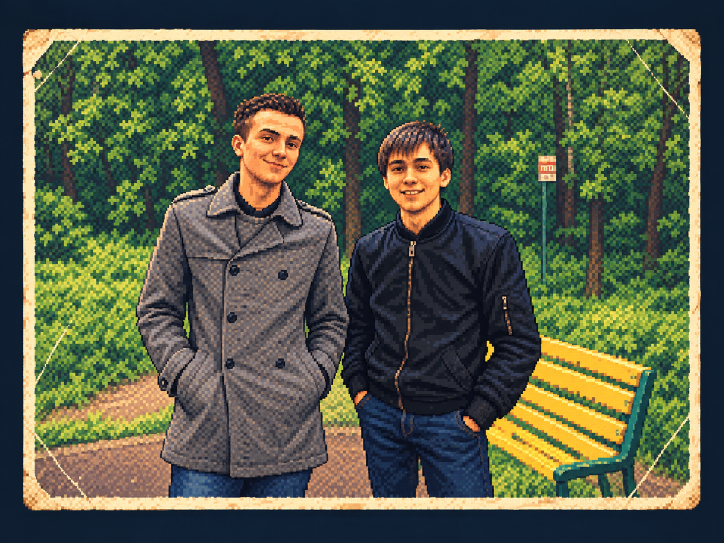
#> input picture assets/Ретро-фотография в пиксельном парке.png, 1448 x 1086 px (shown at 1/2 size)
$ python prepare_media.py
#> lines starting #> are read from the running program, lines starting #| are printed output that depends on the picture
"""Prepare game media from the original assets.

Rules honoured here:
  * originals in assets/ are never modified;
  * every derivative lands in public/media/ with a stable, ASCII file name;
  * pixel art keeps nearest-neighbour geometry (no smoothing, no stretch);
  * the profile portrait is a pure crop of the provided illustration, so the
    face is never redrawn or "improved" by a generator.

Run: .tools\\venv\\Scripts\\python.exe tools\\prepare_media.py
"""
from pathlib import Path
import json

from PIL import Image

ROOT = Path(__file__).resolve().parent.parent
ASSETS = ROOT / "assets"
OUT = ROOT / "public" / "media"
OUT.mkdir(parents=True, exist_ok=True)

# Screen map: source file -> (output stem, max width, optional crop in % (l, t, r, b))
PLAN = [
    ("Ретро-фотография в пиксельном парке.png", "park-friends", 1200, None),
    ("Пиксельные одноклассники в солнечном классе.png", "classroom", 1200, None),
    ("Ночная игровая комната в стиле ретро.png", "night-room-retro", 1200, None),
    ("Ночная пиксельная игровая уютная комната.png", "night-room-cozy", 1200, None),
    ("Тёплый семейный портрет в пиксель-арте(2).png", "family-portrait", 1200, None),
    ("Пиксельный геймер с лисой чашкой.png", "gamer-full", 1200, None),
    # Head-and-shoulders crop for the RPG character profile. The face blob in the
    # source sits around x 47% / y 42% and covers ~30% x 39% of the frame, so this
    # window keeps the whole head plus shoulders and a safety margin of hair.
    ("Пиксельный геймер с лисой чашкой.png", "portrait-ilyuha", 1000, (20.0, 8.0, 76.0, 64.0)),
]


def edge_stats(im: Image.Image, band: int = 4):
    """Detect whether the artwork already carries a painted border/vignette."""
    w, h = im.size
    px = im.convert("RGB").load()
    rows = []
    for y in (band // 2, h // 2):
        line = [px[x, y] for x in range(0, w, 7)]
        rows.append(sum(sum(c) / 3 for c in line) / len(line))
    edge = (rows[0] + rows[1]) / 2
    inner = 0
    cnt = 0
    for y in range(h // 3, 2 * h // 3, 5):
        for x in range(w // 3, 2 * w // 3, 5):
            inner += sum(px[x, y]) / 3
            cnt += 1
    return {"edge_luma": round(edge, 1), "inner_luma": round(inner / cnt, 1)}


def main():
    manifest = []
    for src_name, stem, max_w, crop in PLAN:
        src = ASSETS / src_name
        if not src.exists():
            raise SystemExit(f"missing asset: {src}")
        im = Image.open(src).convert("RGB")
#> im is the input picture: PIL image 1448x1086 RGB; mean R, G, B 86.5, 94.1, 71.7
        original_size = im.size
#> original_size = (1448, 1086)

        if crop:
            l, t, r, b = crop
            w, h = im.size
            box = (round(w * l / 100), round(h * t / 100), round(w * r / 100), round(h * b / 100))
            im = im.crop(box)

        if im.width > max_w:
            nh = round(im.height * max_w / im.width)
#> nh = 900
            im = im.resize((max_w, nh), Image.Resampling.NEAREST)
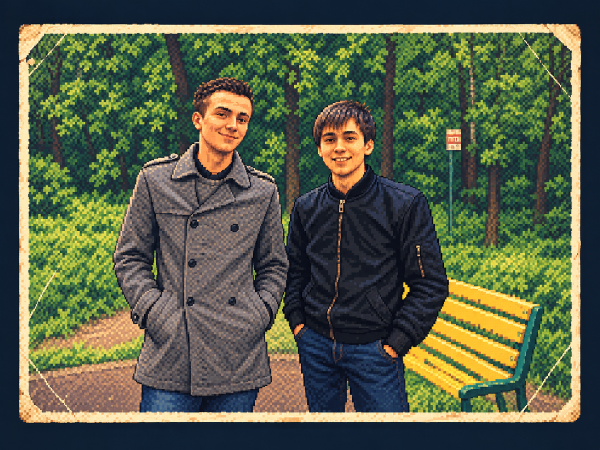
#> im: PIL image 1200x900 RGB (shown at 1/2 size); mean R, G, B 86.4, 94.1, 71.6

        webp_path = OUT / f"{stem}.webp"
        im.save(webp_path, format="WEBP", quality=90, method=6)

        stats = edge_stats(Image.open(src).convert("RGB"))
#> in edge_stats, `w, h = im.size`: w = 1448; h = 1086
#> the loop in edge_stats, `for y in (band // 2, h // 2):` made 2 passes
#> y on passes 1 to 2: 2, 543
#> after the loop in edge_stats, `for y in (band // 2, h // 2):`: rows = [32.39, 80.09]
#> in edge_stats, `edge = (rows[0] + rows[1]) / 2`: edge = 56.24
#> after the loop in edge_stats, `for y in range(h // 3, 2 * h // 3, 5):`: cnt = 7081; inner = 490232.7
#> stats = {'edge_luma': 56.2, 'inner_luma': 69.2}
        manifest.append({
            "stem": stem,
            "source": f"assets/{src_name}",
            "width": im.width,
            "height": im.height,
            "aspect": round(im.width / im.height, 4),
            "crop_pct": crop,
            "original_size": list(original_size),
#> (the run stopped early here; a loop or call above may not have finished)

$ run again, with assets/Ретро-пиксельный семейный праздник.png copied over assets/Ретро-фотография в пиксельном парке.png
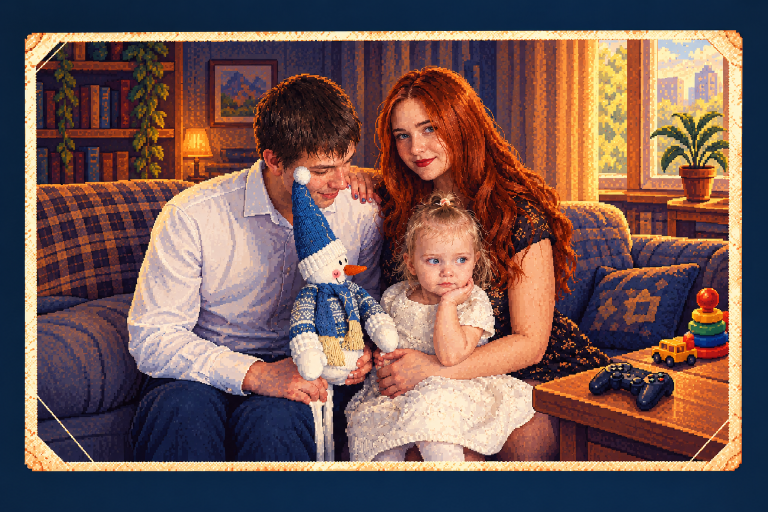
#> input picture assets/Ретро-пиксельный семейный праздник.png, 1536 x 1024 px (shown at 1/2 size)
#> in main, im is the input picture: PIL image 1536x1024 RGB; mean R, G, B 114.8, 88.2, 83.5
#> in main, `im = im.resize((max_w, nh), Image.Resampling.NEAREST)`:
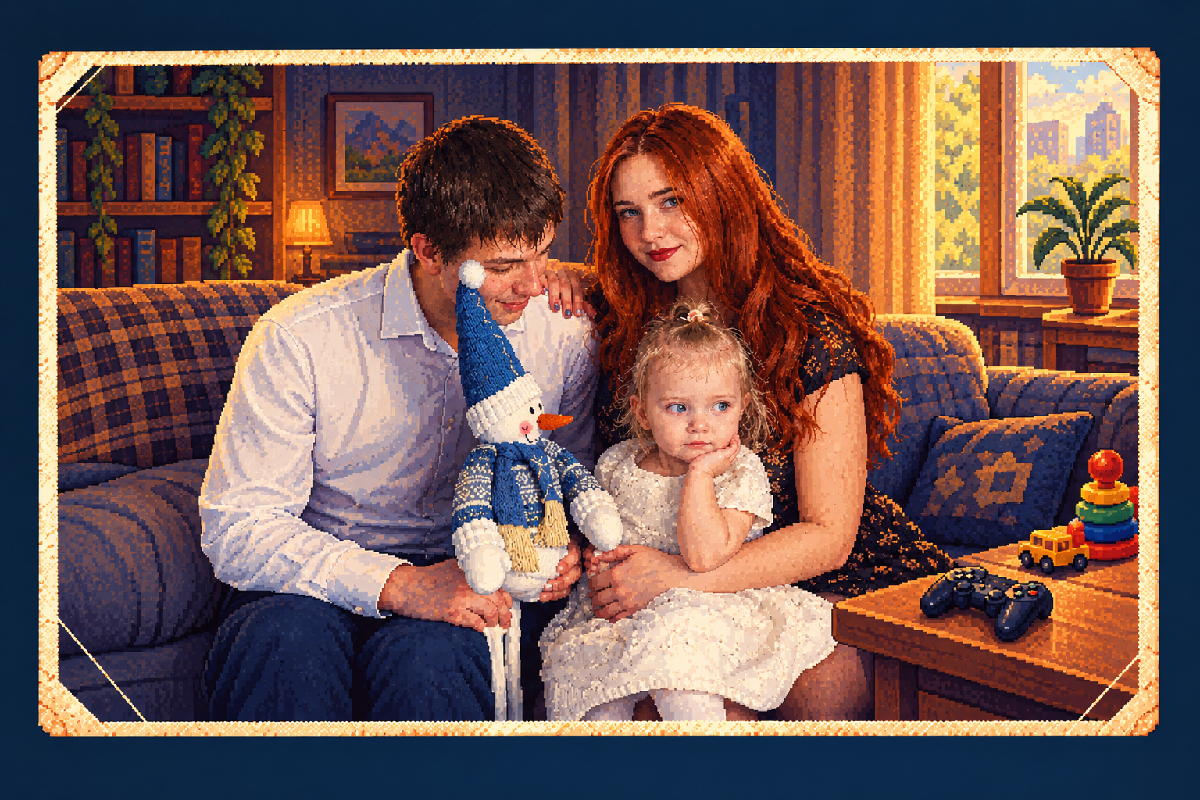
#> im: PIL image 1200x800 RGB; mean R, G, B 114.8, 88.1, 83.5
#> w = 1536; h = 1024
#> the loop in edge_stats, `for y in (band // 2, h // 2):` made 2 passes
#> y on passes 1 to 2: 2, 512
#> after the loop in edge_stats, `for y in (band // 2, h // 2):`: rows = [38.42, 108.4]
#> edge = 73.42
#> after the loop in edge_stats, `for y in range(h // 3, 2 * h // 3, 5):`: cnt = 7107; inner = 818083.7
#> stats = {'edge_luma': 73.4, 'inner_luma': 115.1}
